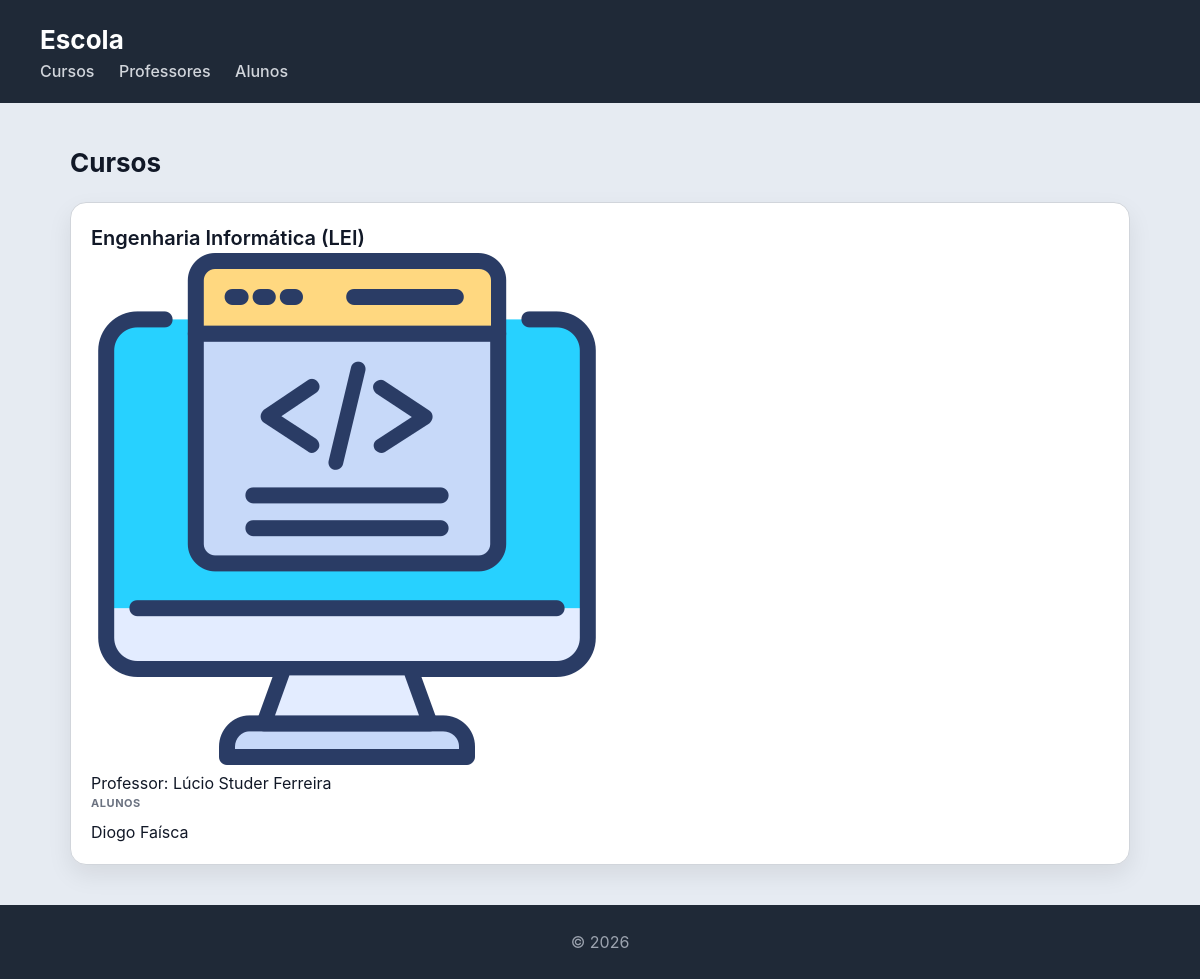
/escola/cursos/, run on the app's committed database.
### escola/models.py (models this page shows, shortened)
class Curso(models.Model):
    nome = models.CharField(max_length=100)
    imagem = models.ImageField(upload_to='cursos/')
    professor = models.ForeignKey(Professor, on_delete=models.CASCADE, related_name='cursos')
    alunos = models.ManyToManyField(Aluno, related_name='cursos')

class Professor(models.Model):
    nome = models.CharField(max_length=100)
    email = models.EmailField()

class Aluno(models.Model):
    nome = models.CharField(max_length=100)
    numero = models.CharField(max_length=20, unique=True)

### escola/views.py (the view)
# urls.py: path('cursos/', views.cursos_view, name="cursos"),
def cursos_view(request):
    cursos = Curso.objects.select_related('professor').prefetch_related('alunos').all()
    return render(request, 'escola/cursos.html', {'cursos': cursos})

### escola/templates/escola/cursos.html
{% extends "escola/base.html" %}
{% block content %}
<h2>Cursos</h2>
<section>
    {% for curso in cursos %}
    <article id="curso-{{ curso.id }}">
        <header>
            <h3>{{ curso.nome }}</h3>
            <img src="{{ curso.imagem.url }}" alt="Imagem do logotipo {{ curso.imagem.name }}">
            <p>Professor: {{ curso.professor.nome }}</p>
        </header>
        <section>
            <h4>Alunos</h4>
            <ul>
                {% for aluno in curso.alunos.all %}
                    <li>{{ aluno.nome }}</li>
                {% empty %}
                    <li>Sem alunos inscritos</li>
                {% endfor %}
            </ul>
        </section>
    </article>
    {% endfor %}
</section>
{% endblock %}

### escola/static/escola/styles.css (style rules this page uses)
html { scroll-behavior: smooth; }
article[id^="curso-"] { scroll-margin-top: 100px; }
* { box-sizing: border-box; margin: 0; padding: 0; }
body { font-family: "Inter", "Segoe UI", system-ui, -apple-system, sans-serif; background: #e6ebf2; color: #111827; line-height: 1.5; }
h2 { margin-bottom: 20px; font-size: 26px; }
section > article { background: white; padding: 20px; border-radius: 16px; border: 1px solid #d1d5db; box-shadow: 0 10px 25px rgba(0,0,0,0.08); transition: all 0.25s ease; margin-bottom: 20px; }
article > header > h3 { font-size: 20px; font-weight: 600; }
article > section > h4 { font-size: 11px; text-transform: uppercase; color: #6b7280; margin-bottom: 8px; letter-spacing: 0.05em; }
article > section > ul { list-style: none; display: flex; flex-wrap: wrap; gap: 8px; }
article > section > ul > li { background: none; padding: 0; }

### data on the page
Curso: nome "Engenharia Informática (LEI)", imagem (picture), professor.nome "Lúcio Studer Ferreira"
Aluno: nome "Diogo Faísca"
